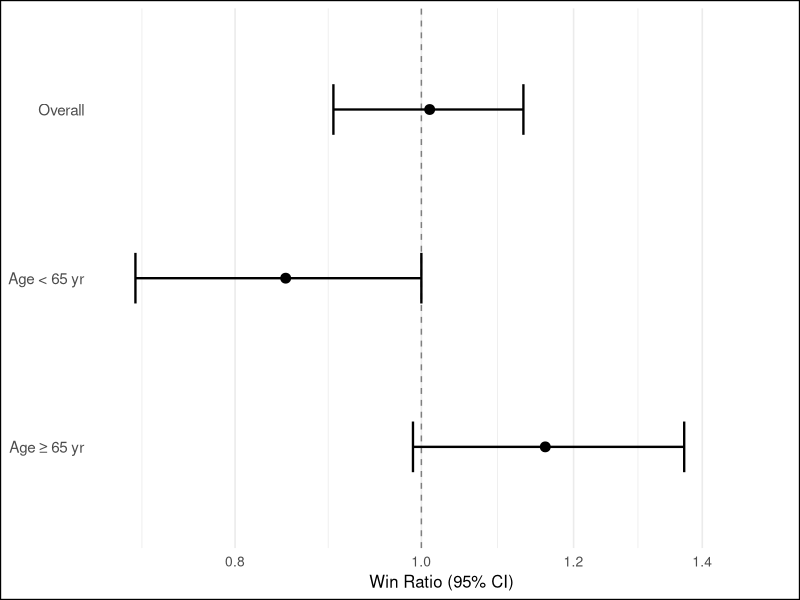

Write the R code that produced this figure.
## ---- chunk 1
#| fig-width: 8
#| fig-height: 2



library(ggplot2)
library(dplyr)

# Data from DEFENDER trial (JAMA 2024)



df_wr <- tribble(
~Group, ~WR, ~CI_low, ~CI_high,
"Overall", 1.01, 0.90, 1.13,
"Age < 65 yr", 0.85, 0.71, 1.00,
"Age ≥ 65 yr", 1.16, 0.99, 1.37
)

# Reorder for top-down plotting



df_wr <- df_wr %>%
mutate(Group = factor(Group, levels = rev(Group)))

# Forest plot



ggplot(df_wr, aes(x = WR, y = Group)) +
geom_vline(xintercept = 1, linetype = "dashed", color = "grey50") +
geom_errorbarh(aes(xmin = CI_low, xmax = CI_high), height = 0.3, size = 0.8) +
geom_point(size = 3) +
scale_x_log10("Win Ratio (95% CI)", limits = c(0.7, 1.5),
              breaks = seq(0.8, 1.4, by = 0.2)) +
labs(y = NULL) +
theme_minimal(base_size = 12) +
theme(
axis.text.y = element_text(size = 11),
axis.text.x = element_text(size = 10),
plot.title = element_text(face = "bold", size = 13, hjust = 0.5),
panel.grid.major.y = element_blank(),
# add a outer framing box containing the plot including axis labels
plot.background = element_rect(color = "black", fill = NA, size = 0.8)
)
